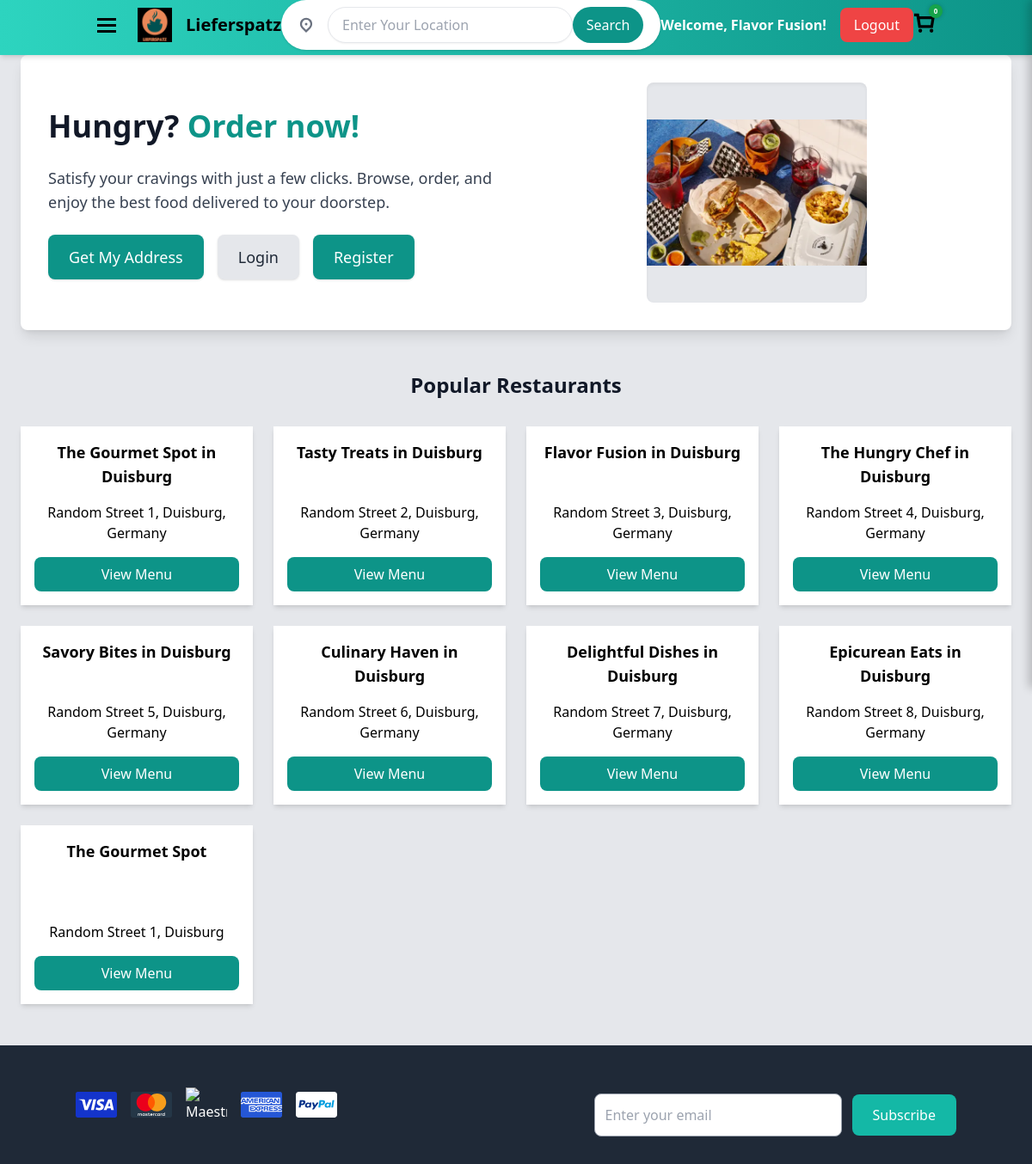
The app's page / (signed in) with its own data.
### models.py (models this page shows, shortened)
class User(db.Model, UserMixin):
    id = db.Column(db.Integer, primary_key=True)
    email = db.Column(db.String(150), unique=True, nullable=False)
    password_hash = db.Column(db.String(256), nullable=False)
    user_type = db.Column(db.String(50), nullable=False, default="customer")  # "customer" or "restaurant"
    first_name = db.Column(db.String(100), nullable=False)
    last_name = db.Column(db.String(100), nullable=False)
    location = db.Column(db.String(255), nullable=False)
    plz = db.Column(db.String(10), nullable=False)
    balance = db.Column(db.Float, default=100.00, nullable=False)

class Restaurant(db.Model):
    id = db.Column(db.Integer, primary_key=True)
    user_id = db.Column(db.Integer, db.ForeignKey("user.id"), nullable=False, unique=True)
    name = db.Column(db.String(150), nullable=False)
    address = db.Column(db.String(255), nullable=False)
    city = db.Column(db.String(100), nullable=False)
    image_url = db.Column(db.String(255))
    description = db.Column(db.Text)
    rating = db.Column(db.Integer, default=0, nullable=False)
    user = db.relationship("User", backref="restaurant", uselist=False)

### app.py (the view)
@app.route("/")
def home():
    city = request.args.get("city", "Duisburg")  # Default city
    user = current_user if current_user.is_authenticated else None  # Ensure logout works
    restaurants = Restaurant.query.all()
    restaurants = Restaurant.query.filter_by(city=city).all()
    return render_template("index.html", restaurants=restaurants, city=city, user=user)

### app.py (called while the page is built)
@login_manager.user_loader
def load_user(user_id):
    return User.query.get(int(user_id))

@app.before_request
def make_session_permanent():
    session.permanent = False  # Ensure sessions expire on logout

@app.context_processor
def inject_cart_count():
    cart = session.get("cart", {})
    cart_count = sum(item["quantity"] for item in cart.values()) if cart else 0
    return dict(cart_count=cart_count)

### templates/index.html (shortened to what this page needs)
<!DOCTYPE html>
<html lang="en">
<head>
    <link rel="stylesheet" href="/static/css/tailwind.css">
    <link rel="stylesheet" href="https://unpkg.com/leaflet@1.9.4/dist/leaflet.css"/>
</head>
<body class="bg-gray-200 font-sans flex flex-col min-h-screen">
</body>
</html>
<header class="fixed top-0 left-0 w-full bg-gradient-to-r from-teal-400 to-teal-600 shadow-md z-50">
  <div class="container mx-auto flex items-center justify-between px-6">
    <div class="flex items-center space-x-6">
      <button class="focus:outline-none" aria-label="Open Menu">
        <svg width="24" height="24" viewBox="0 0 24 24" fill="none" class="cursor-pointer">
          <title>Menu</title>
          <path
            fill-rule="evenodd"
            clip-rule="evenodd"
            d="M23 4H1v3h22V4Zm0 7H1v3h22v-3ZM1 18h22v3H1v-3Z"
            fill="currentColor">
          </path>
        </svg>
      </button>
      <a href="/" aria-label="Lieferspatz Home" class="flex items-center">
        <img src="/static/favicon.png" alt="Lieferspatz Logo" class="w-10 h-10" />
        <span class="text-xl font-bold ml-4">Lieferspatz</span>
      </a>
    </div>
    <div class="relative flex-1 flex justify-center ml-auto">
      <div class="flex items-center bg-white rounded-full px-5 py-2 shadow space-x-4 w-full max-w-lg">
<div class="relative flex-1 flex justify-center">
  <div class="relative w-full max-w-lg">
      <input id="location-input" type="text" placeholder="Enter Your Location"
          class="w-full px-4 py-2 text-gray-700 bg-white border rounded-full shadow-sm">
  </div>
  <button id="search-btn" class="px-4 py-2 bg-teal-600 text-white rounded-full ml-2">Search</button>
</div>
      </div>
    </div>
    <div class="flex items-center space-x-4">
        {% if current_user.is_authenticated %}
            <span id="welcome-text" class="text-white font-semibold">
                Welcome, <span class="capitalize">{{ current_user.first_name }}</span>!
            </span>
            <button id="logout-btn" class="bg-red-500 text-white px-4 py-2 rounded-lg hover:bg-red-600">
                Logout
            </button>
        {% endif %}
    </div>
        <div class="relative">
          <button id="cart-btn" class="focus:outline-none">
              <svg width="26" height="26" viewBox="0 0 24 24" fill="none">
                  <path fill-rule="evenodd" clip-rule="evenodd"
                      d="M5.5 18H21l2-12.5H6.5l-.5-3H.9v3h2.5L5.5 18Zm14-9.5-1 6.5H8L7 8.5h12.5ZM7.5 23a2 2 0 1 0 0-4 2 2 0 0 0 0 4Zm14-2a2 2 0 1 1-4 0 2 2 0 0 1 4 0Z"
                      fill="currentColor"></path>
              </svg>
          </button>
          <div id="cart-bubble" class="absolute top-0 right-0 bg-green-600 text-white text-xs font-bold rounded-full w-5 h-5 flex items-center justify-center hidden">
              0
          </div>
        </div>
    </div>
</header>
<section class="bg-gray-200 mt-16 pt-32 pb-12">
  <div class="bg-white rounded-lg shadow-lg p-8 mx-auto max-w-6xl flex flex-col md:flex-row items-center gap-8">
    <div class="flex-1 space-y-6 text-center md:text-left">
      <h1 class="text-4xl font-extrabold text-gray-900 leading-tight">
        Hungry? <span class="text-teal-600">Order now!</span>
      </h1>
      <p class="text-gray-700 text-lg">
        Satisfy your cravings with just a few clicks. Browse, order, and enjoy the best food delivered to your doorstep.
      </p>
      <div class="flex flex-wrap gap-4 justify-center md:justify-start">
        <button id="getLocationButton" class="px-6 py-3 bg-teal-600 text-white text-lg font-medium rounded-lg shadow hover:bg-teal-700 focus:ring-4 focus:ring-teal-300 focus:outline-none transition-all">
          Get My Address
        </button>
        <a href="/login" class="px-6 py-3 bg-gray-200 text-gray-800 text-lg font-medium rounded-lg shadow hover:bg-gray-300 focus:ring-4 focus:ring-gray-200 focus:outline-none transition-all">
          Login
        </a>
        <a href="/register" class="px-6 py-3 bg-teal-600 text-white text-lg font-medium rounded-lg shadow hover:bg-teal-700 focus:ring-4 focus:ring-teal-300 focus:outline-none transition-all">
          Register
        </a>
      </div>
    </div>
    <div class="flex-1 flex justify-center items-center">
      <div class="bg-gray-200 rounded-lg w-64 h-64 flex items-center justify-center shadow-inner">
        <img src="/static/images/hero_image.png" alt="Delicious meal" class="w-full h-full object-contain rounded-lg" />
      </div>
    </div>
  </div>
</section>
<section class="max-w-6xl mx-auto py-12">
  <h2 class="text-2xl font-bold text-gray-900 mb-8 text-center">Popular Restaurants</h2>
  <div id="restaurant-list" class="grid grid-cols-4 gap-6">
    {% for restaurant in restaurants %}
    <div class="p-4 bg-white shadow-md rounded-2xl hover:shadow-lg transition flex flex-col justify-between h-full">
        <div class="text-center">
            <h3 class="text-lg font-semibold">{{ restaurant.name }}</h3>
            <p class="text-gray-600">{{ restaurant.address }}</p>
        </div>
            <a href="{{ url_for('restaurant_menu_page', restaurant_id=restaurant.id) }}"
            class="mt-4 px-4 py-2 bg-teal-600 text-white rounded-lg text-center hover:bg-teal-700 transition block">
            View Menu
            </a>
    </div>
    {% endfor %}
</div>
</section>
<footer class="bg-gray-800 text-white py-8 mt-auto">
  <div class="container mx-auto flex flex-col md:flex-row justify-between items-center space-y-6 md:space-y-0">
      <div class="flex items-center space-x-4">
          <img src="/static/images/visa.svg" alt="Visa" class="w-12">
          <img src="/static/images/mastercard.svg" alt="MasterCard" class="w-12">
          <img src="/static/images/maestro.svg" alt="Maestro" class="w-12">
          <img src="/static/images/amex.svg" alt="American Express" class="w-12">
          <img src="/static/images/paypal.svg" alt="PayPal" class="w-12">
      </div>
      <div class="flex items-center space-x-3">
          <input
              type="email"
              placeholder="Enter your email"
              class="w-72 p-3 rounded-lg border border-gray-400 text-gray-800 focus:outline-none focus:border-teal-400"
          />
          <button class="bg-teal-500 text-white px-6 py-3 rounded-lg hover:bg-teal-600">
              Subscribe
          </button>
      </div>
  </div>
</footer>
</body>
</html>

### records on screen
User: first_name "Flavor Fusion"
Restaurant: name "The Gourmet Spot in Duisburg", address "Random Street 1, Duisburg, Germany"
Restaurant: name "Tasty Treats in Duisburg", address "Random Street 2, Duisburg, Germany"
Restaurant: name "Flavor Fusion in Duisburg", address "Random Street 3, Duisburg, Germany"
Restaurant: name "The Hungry Chef in Duisburg", address "Random Street 4, Duisburg, Germany"
Restaurant: name "Savory Bites in Duisburg", address "Random Street 5, Duisburg, Germany"
Restaurant: name "Culinary Haven in Duisburg", address "Random Street 6, Duisburg, Germany"
Restaurant: name "Delightful Dishes in Duisburg", address "Random Street 7, Duisburg, Germany"
Restaurant: name "Epicurean Eats in Duisburg", address "Random Street 8, Duisburg, Germany"
Restaurant: name "The Gourmet Spot", address "Random Street 1, Duisburg"
